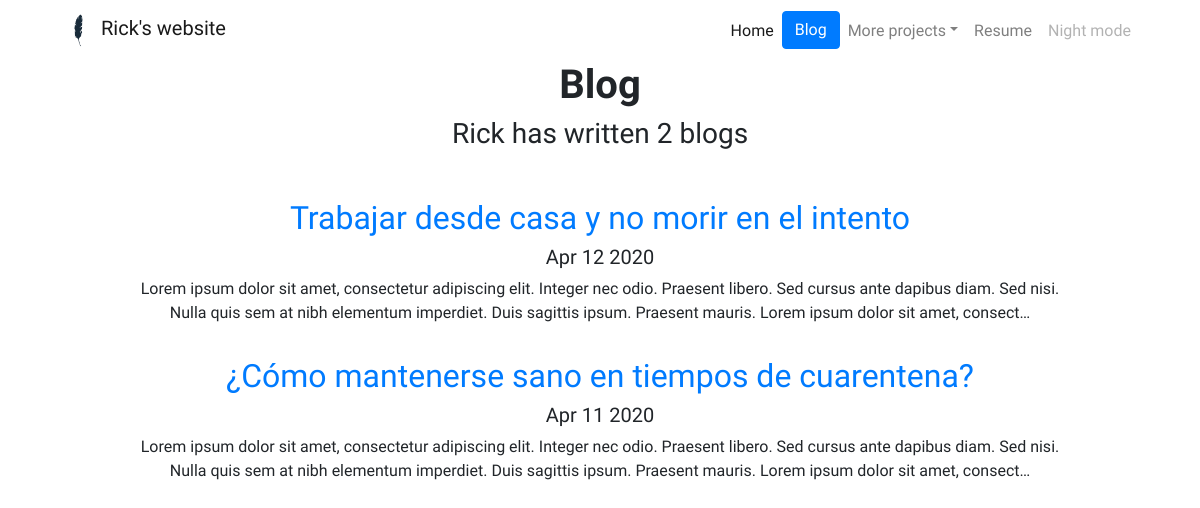
Screenshot of /blog/ with the database file from the repository.
### blog/models.py (models this page shows, shortened)
class Blog(models.Model):
    title = models.CharField(max_length=200)
    date = models.DateField()
    description = models.TextField()

### blog/views.py (the view)
# urls.py: path('', views.all_blogs, name="all_blogs"),
def all_blogs(request):
    blogs = Blog.objects.order_by('-date')
    return render(request, 'blog/all_blogs.html', {'all_blogs': blogs})

### blog/templates/blog/all_blogs.html
{% extends 'portfolio/base.html'%}
{% load static%}
{% block content %}
  <h1 id="blogtitle" class="font-weight-bold text-center">Blog</h1>
  <h3 class="text-center mb-5">Rick has written {{ all_blogs.count }} blog{{ all_blogs.count|pluralize }}</h2>
  {% for blog in all_blogs %}
  <div class="row justify-content-center my-3">
    <div class="col-md-10">
      <a href="{% url 'blog:detail' blog.id %}">
        <h2>{{ blog.title }}</h2>
      </a>
      <h5>{{ blog.date|date:'M d Y' }}</h5>
      <p>{{ blog.description|striptags|truncatechars:250 }}</p>
    </div>
  </div>
  {% endfor %}
{% endblock %}

### portfolio/static/portfolio/custom.css (style rules this page uses)
body { font-family: 'Baloo Paaji 2', cursive; }

### rows the page displays
Blog: title "Trabajar desde casa y no morir en el intento", date "Apr 12 2020", description "Lorem ipsum dolor sit amet, consectetur adipiscing elit. Integer nec odio. Praesent libero. Sed cursus ante dapibus diam. Sed nisi. Nulla quis sem at nibh elementum imperdiet. Duis sagittis ipsum. Praesent mauris. Lorem ipsum dolor sit amet, consect…"
Blog: title "¿Cómo mantenerse sano en tiempos de cuarentena?", date "Apr 11 2020", description "Lorem ipsum dolor sit amet, consectetur adipiscing elit. Integer nec odio. Praesent libero. Sed cursus ante dapibus diam. Sed nisi. Nulla quis sem at nibh elementum imperdiet. Duis sagittis ipsum. Praesent mauris. Lorem ipsum dolor sit amet, consect…"

### other values shown
{{ all_blogs.count }} "2"
